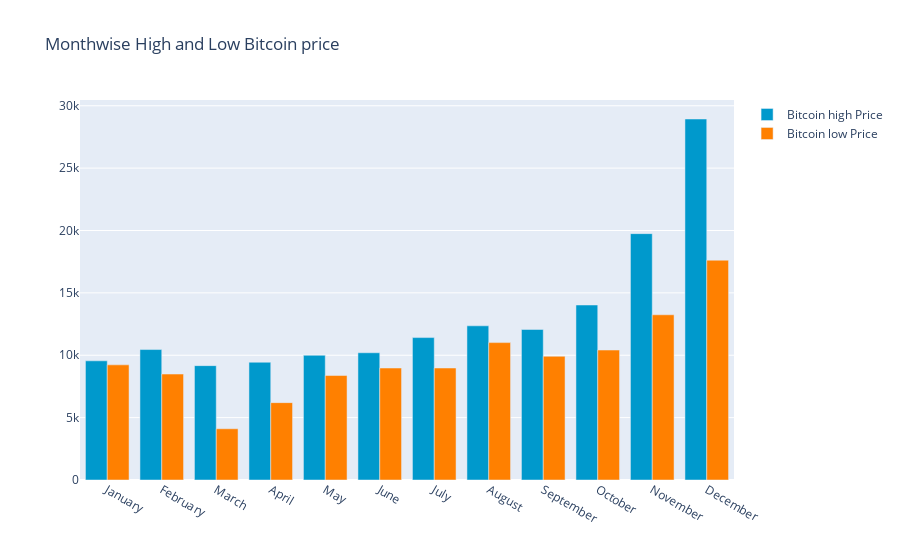

The notebook cell saved with this chart:
### Code cell
y_2020.groupby(y_2020['Date'].dt.strftime('%B'))['Low'].min()
monthvise_high = y_2020.groupby(maindf['Date'].dt.strftime('%B'))['High'].max()
monthvise_high = monthvise_high.reindex(new_order, axis=0)

monthvise_low = y_2020.groupby(y_2020['Date'].dt.strftime('%B'))['Low'].min()
monthvise_low = monthvise_low.reindex(new_order, axis=0)

fig = go.Figure()
fig.add_trace(go.Bar(
    x=monthvise_high.index,
    y=monthvise_high,
    name='Bitcoin high Price',
    marker_color='rgb(0, 153, 204)'
))
fig.add_trace(go.Bar(
    x=monthvise_low.index,
    y=monthvise_low,
    name='Bitcoin low Price',
    marker_color='rgb(255, 128, 0)'
))

fig.update_layout(barmode='group', 
                  title=' Monthwise High and Low Bitcoin price')
fig.show()

### Figure 1 — Plotly figure (JSON) as saved in the notebook; plotly's stock layout.template omitted (floating-point values rounded to 4 significant figures)
{"data": [{"marker": {"color": "rgb(0, 153, 204)"}, "name": "Bitcoin high Price", "type": "bar", "x": ["January", "February", "March", "April", "May", "June", "July", "August", "September", "October", "November", "December"], "y": [9553.0, 10460.0, 9168.0, 9441.0, 9997.0, 10200.0, 11420.0, 12360.0, 12070.0, 14030.0, 19750.0, 28940.0]}, {"marker": {"color": "rgb(255, 128, 0)"}, "name": "Bitcoin low Price", "type": "bar", "x": ["January", "February", "March", "April", "May", "June", "July", "August", "September", "October", "November", "December"], "y": [9231.0, 8493.0, 4107.0, 6202.0, 8374.0, 8976.0, 8977.0, 11010.0, 9916.0, 10420.0, 13240.0, 17620.0]}], "layout": {"autosize": true, "barmode": "group", "title": {"text": " Monthwise High and Low Bitcoin price"}, "xaxis": {"autorange": true, "range": [-0.5, 11.5], "type": "category"}, "yaxis": {"autorange": true, "range": [0, 30460.0], "type": "linear"}}}
